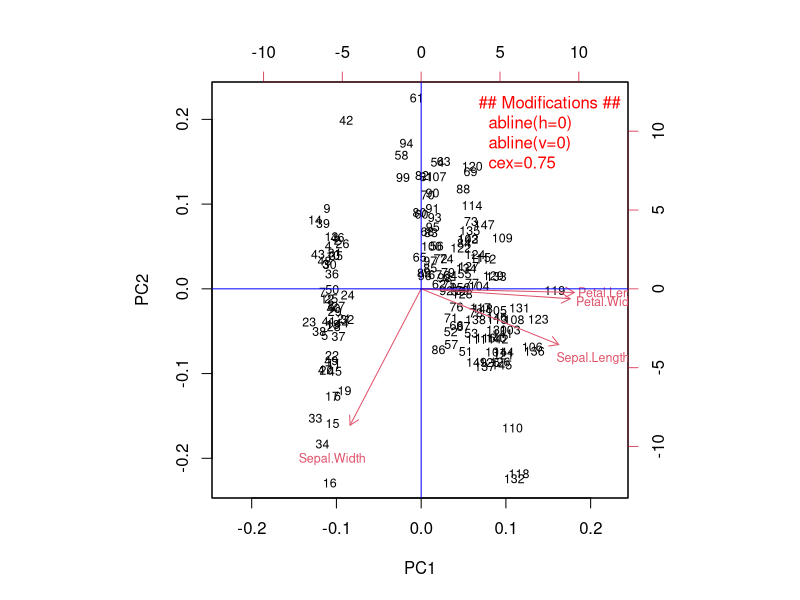
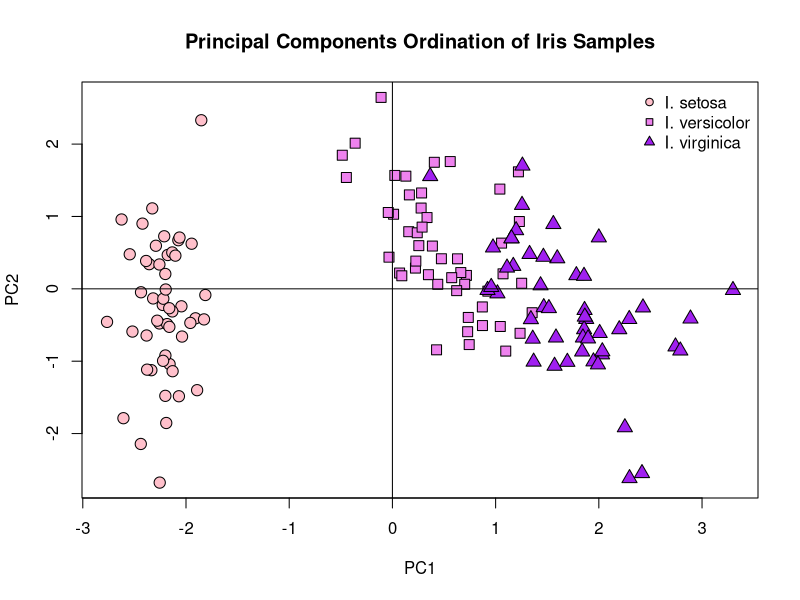
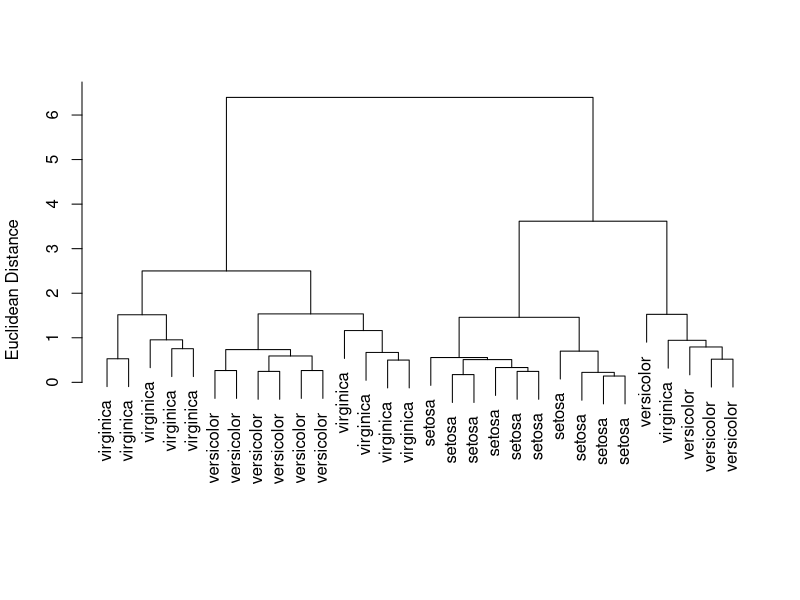
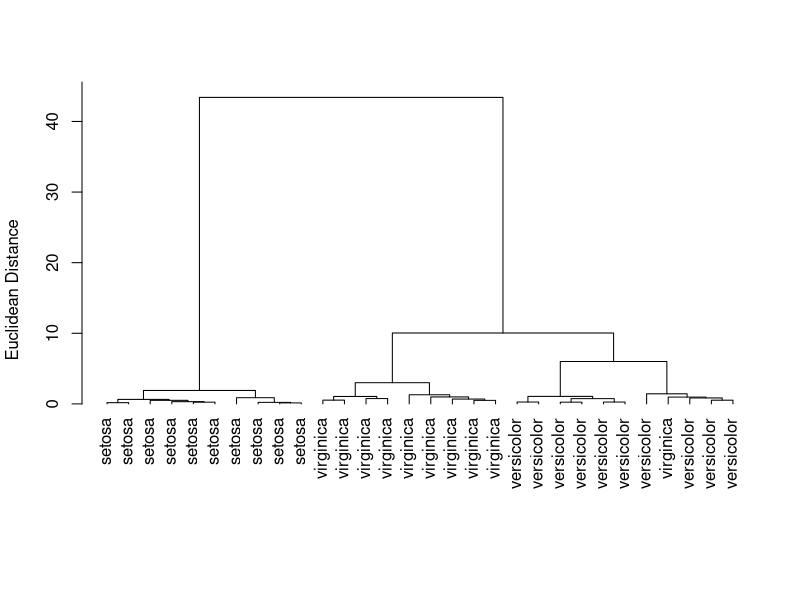
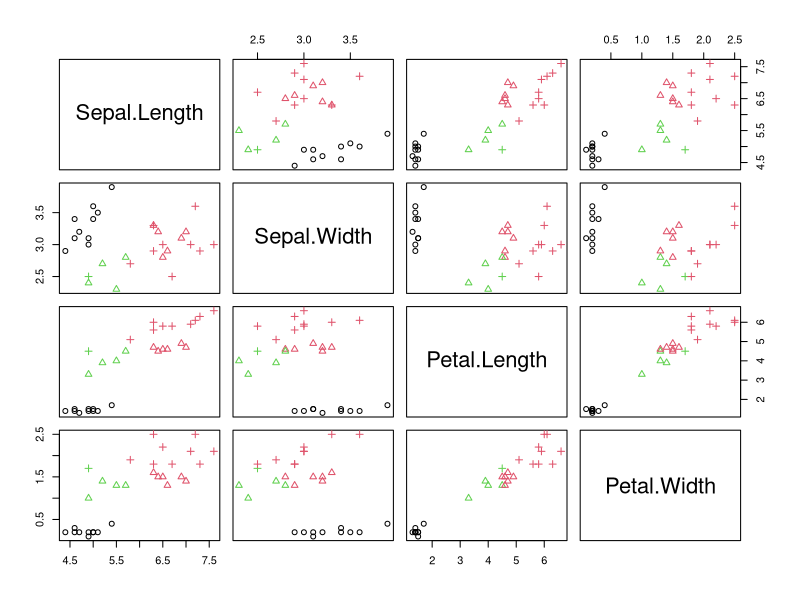
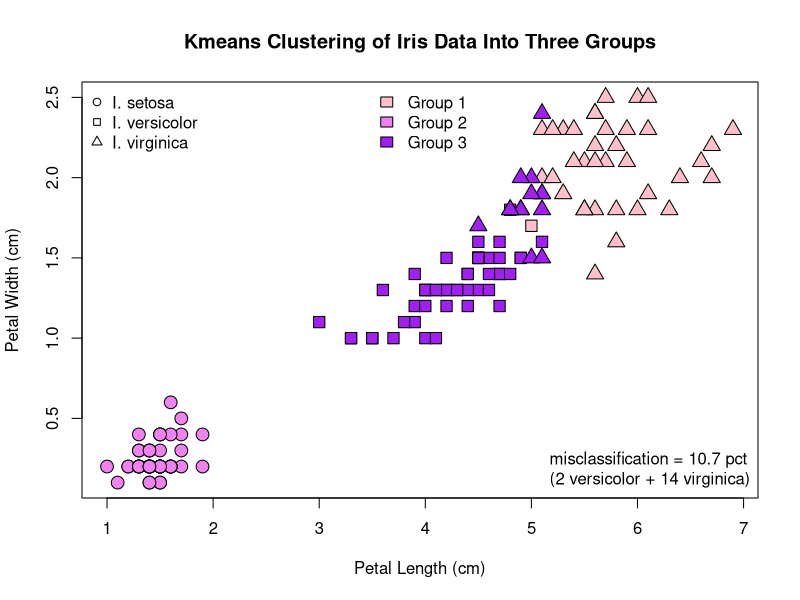

Write the R code that produced these figures, in order.
#### Principal Components
data(iris); attach(iris)
iris.princomp = princomp(iris[, c(1:4)], cor=T) #Basic PCA command
iris.prcomp = prcomp(iris[, c(1:4)], scale=T, center=T)

iris.prcomp$rotation  ### for princomp: iris.princomp$loading
iris.prcomp$x          ### for princomp: iris.princomp$scores

setEPS(horizontal=F, paper="special")

op = par(mfrow=c(1,1))
biplot(iris.prcomp, cex=0.75)
abline(h=0, col="blue")
abline(v=0, col="blue")
legend(x="topright", c("## Modifications ##", 
       "  abline(h=0)", "  abline(v=0)", "  cex=0.75"),
   text.col="red", bty="n")
dev.print(postscript, "irispca1.ps", horizontal=F, paper="letter")
par(op)

##### Adding variable and sample names
op = par(mfrow=c(1,1))
plot(iris.prcomp$x,
  main="Principal Components Ordination of Iris Samples",
  pch=c(21,22,24)[unclass(iris$Species)],
  bg=c("pink", "violet", "purple")[unclass(iris$Species)],
  cex=1.5)
abline(h=0); abline(v=0)
legend(x="topright", c("I. setosa", "I. versicolor", "I. virginica"),
       pch=c(21, 22, 24), pt.bg=c("pink", "violet", "purple"),
       bty="n", cex=1)
dev.print(postscript, "irispca2.ps", horizontal=F, paper="letter")
par(op)



#### Hierarchical Clustering
### euclidean/complete
data(iris); attach(iris)
edist = dist(iris[c(1:10, 51:60, 101:110), c(1:4)], method="euclidean")
edist.complete = hclust(edist, method="complete")
plot(edist.complete, labels=iris[c(1:10, 51:60, 101:110), 5],
     ylab="Euclidean Distance", 
     xlab=" ", main=" ", sub=" ")
dev.print(postscript, "iriscluster1a.ps", horizontal=F, paper="letter")

#rect.hclust(edist.complete, 3)


### euclidean/wards
edist = dist(iris[c(1:10, 51:60, 101:110), c(1:4)], method="euclidean")
edist.ward = hclust(edist, method="ward")
plot(edist.ward, labels=iris[c(1:10, 51:60, 101:110), 5],
     ylab="Euclidean Distance", 
     xlab=" ", main=" ", sub=" ", hang=-1)
dev.print(postscript, "iriscluster2a.ps", horizontal=F, paper="letter")


###### Kmeans
irispart = iris[c(1:10, 51:60, 101:110),] # R shortcut!
kcluster3 = kmeans(irispart[ , c(1:4)], 3)
kcluster3  #This produces the cluster summary

plot(irispart[, c(1:4)], col=kcluster3$cluster, pch=unclass(irispart[,5]))
dev.print(postscript, "iriscluster3.ps", horizontal=F, paper="letter")



data(iris)
attach(iris)
kcluster3.all = kmeans(iris[, c(1:4)], 3)
plot(Petal.Length, Petal.Width, 
     pch=c(21, 22, 24)[unclass(Species)],
     cex=1.7, xlab="Petal Length (cm)", ylab="Petal Width (cm)",
     main="Kmeans Clustering of Iris Data Into Three Groups",
     bg=c("pink", "violet", "purple")[kcluster3.all$cluster])
legend(x="topleft", c("I. setosa", "I. versicolor", "I. virginica"), 
       pch=c(21, 22, 24), bty="n")
legend(x="top", c("Group 1", "Group 2", "Group 3"), 
       fill=c("pink", "violet", "purple"), bty="n")
legend(x="bottomright", 
       c("misclassification = 10.7 pct", "(2 versicolor + 14 virginica)"),
       bty="n")
table(Species, kcluster3.all$cluster)
chisq.test(Species, kcluster3.all$cluster)
dev.print(postscript, "iriscluster4.ps", horizontal=F, paper="letter")


